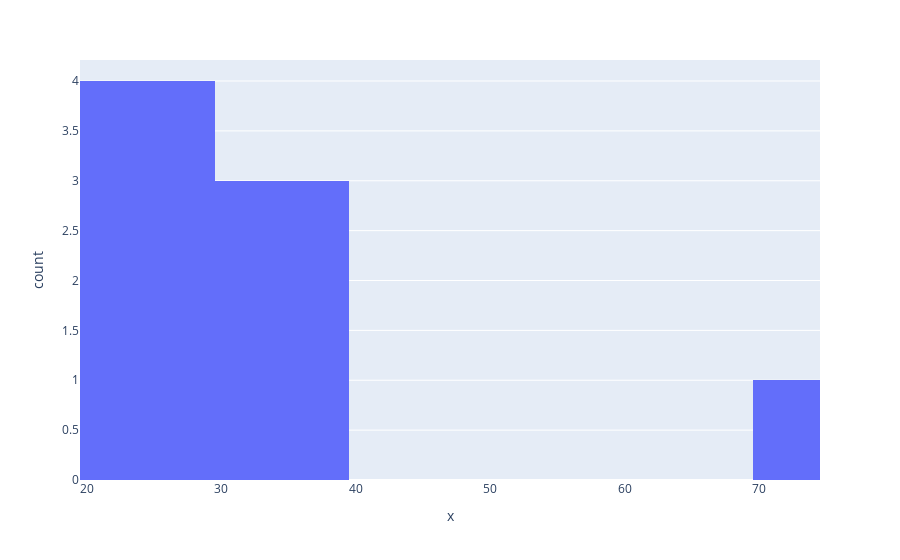

Notebook cell for this chart:
### Code cell
px.histogram(x=ages,nbins=25)

### Figure 1 — Plotly figure (JSON) as saved in the notebook; plotly's stock layout.template omitted (floating-point values rounded to 4 significant figures)
{"data": [{"alignmentgroup": "True", "bingroup": "x", "hovertemplate": "x=%{x}<br>count=%{y}<extra></extra>", "legendgroup": "", "marker": {"color": "#636efa", "pattern": {"shape": ""}}, "name": "", "nbinsx": 25, "offsetgroup": "", "orientation": "v", "showlegend": false, "type": "histogram", "x": [20, 22, 22, 23, 25, 27, 27, 28, 38, 31, 32, 34, 35, 35, 70], "xaxis": "x", "yaxis": "y"}], "layout": {"barmode": "relative", "legend": {"tracegroupgap": 0}, "margin": {"t": 60}, "xaxis": {"anchor": "y", "domain": [0, 1], "title": {"text": "x"}}, "yaxis": {"anchor": "x", "domain": [0, 1], "title": {"text": "count"}}}}
